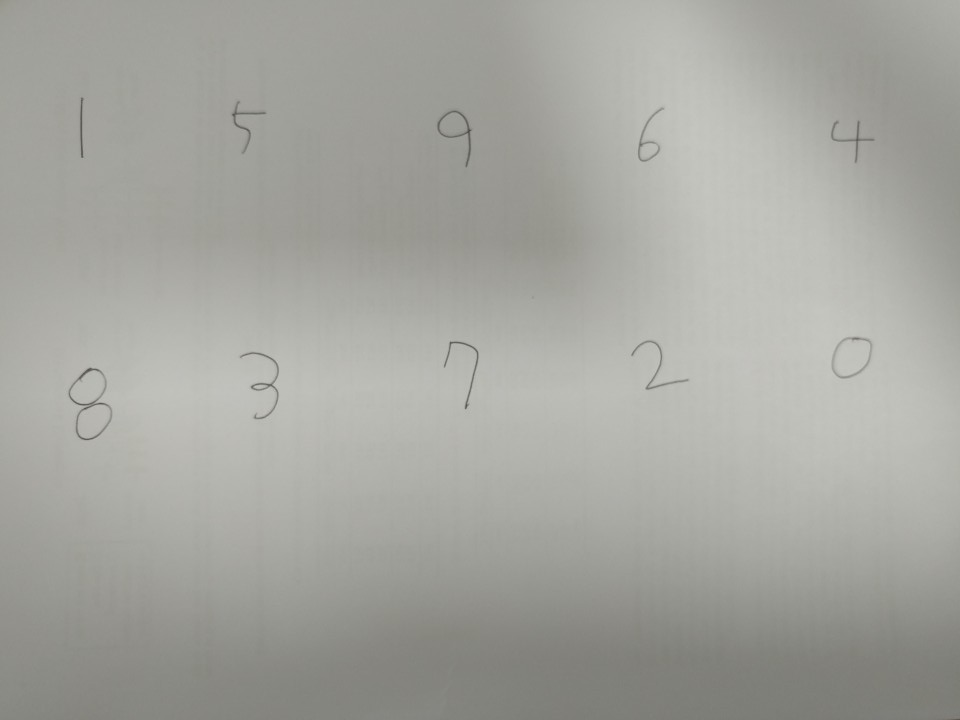
#> input picture handwrite_num.jpg, 960 x 720 px
$ jupyter execute --allow-errors hand_write_with_opencv.ipynb
#> lines starting #> are read from the running program, lines starting #| are printed output that depends on the picture; after the words box and inside, x2 and y2 are one past the last pixel; in counts of white or black regions, pixels touching at a corner belong together
[cell 1]
from tensorflow.keras.datasets import mnist
from tensorflow.keras.models import Sequential
from tensorflow.keras.layers import Dense, Dropout, Flatten
from tensorflow.keras.layers import Conv2D, MaxPooling2D
from tensorflow.keras.utils import to_categorical
from tensorflow.keras.preprocessing.image import ImageDataGenerator

batch_size = 128
num_classes = 10
epochs = 12

img_rows, img_cols = 28, 28

#> (the rest of this cell did not finish here and is left out)

[cell 2]
import cv2 as cv
import numpy as np
from tensorflow.keras.models import load_model
import matplotlib.pyplot as plt

img_color = cv.imread('handwrite_num.jpg', cv.IMREAD_COLOR)
#> img_color is the input picture: shape (720, 960, 3); mean B, G, R 159.5, 165.3, 164.8
height, width, channel = img_color.shape
#> height = 720; width = 960; channel = 3
img_gray = cv.cvtColor(img_color, cv.COLOR_BGR2GRAY)
img_gray = cv.fastNlMeansDenoising(img_gray)
# ret,img_binary = cv.threshold(img_gray, 135, 255, cv.THRESH_BINARY_INV)
plt.imshow(img_gray, cmap='gray')

[cell 3]
img_blurred = cv.GaussianBlur(img_gray, ksize=(5, 5), sigmaX=0)

img_thresh = cv.adaptiveThreshold(
    img_blurred,
    maxValue=255.0,
    adaptiveMethod=cv.ADAPTIVE_THRESH_GAUSSIAN_C,
    thresholdType=cv.THRESH_BINARY_INV,
    blockSize=19,
    C=9
)
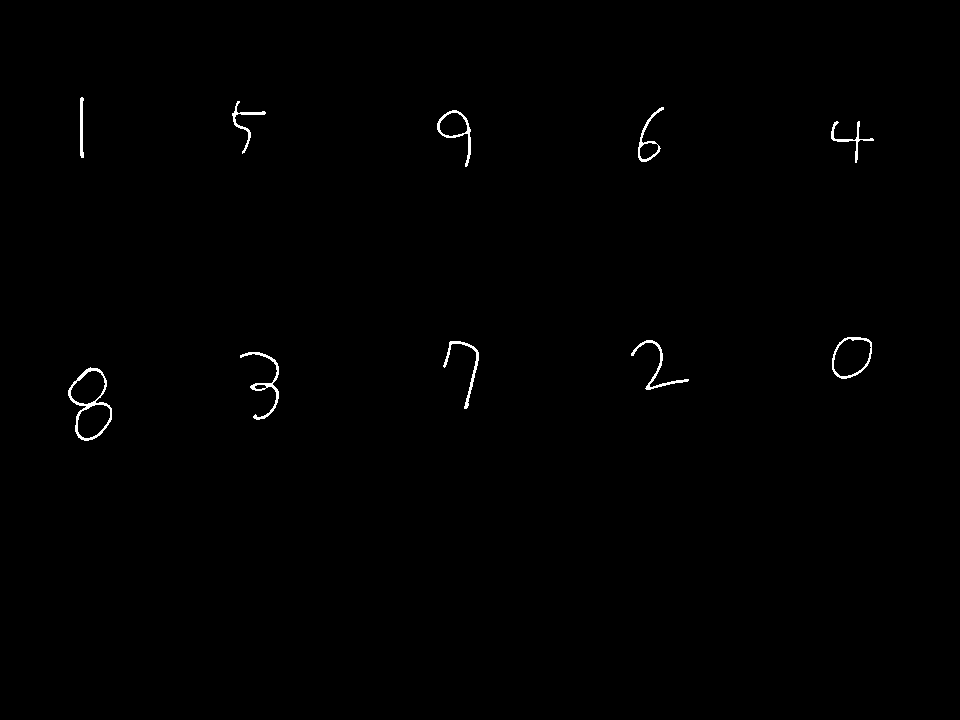
#> img_thresh: shape (720, 960); 0.46% white in thin lines or dots, all inside (x1, y1, x2, y2) = (68, 97, 874, 441)

plt.figure(figsize=(12, 10))
plt.imshow(img_thresh, cmap='gray')

[cell 4]
contours, hierarchy = cv.findContours(img_thresh, cv.RETR_EXTERNAL,
                        cv.CHAIN_APPROX_SIMPLE)
#> contours = 10 contours; largest, box (x1, y1, x2, y2) and area: (68, 367, 112, 441) 2031, (832, 337, 872, 379) 1264, (437, 110, 471, 167) 720, (638, 107, 664, 162) 406, (240, 352, 279, 420) 312

temp_result = np.zeros((height, width, channel), dtype=np.uint8)
img_thresh_ = img_thresh.copy
for contour in contours:
    x, y, w, h = cv.boundingRect(contour)
    cv.rectangle(temp_result, pt1=(x, y), pt2=(x+w, y+h), color=(255, 255, 255), thickness=2)
#> this loop made 10 passes
#> (x, y, w, h) on passes 1 to 10: (68, 367, 44, 74), (240, 352, 39, 68), (443, 341, 36, 68), (631, 340, 58, 50), (832, 337, 40, 42), (831, 121, 43, 42), (437, 110, 34, 57), (638, 107, 26, 55), (232, 101, 34, 53), (80, 97, 4, 61)
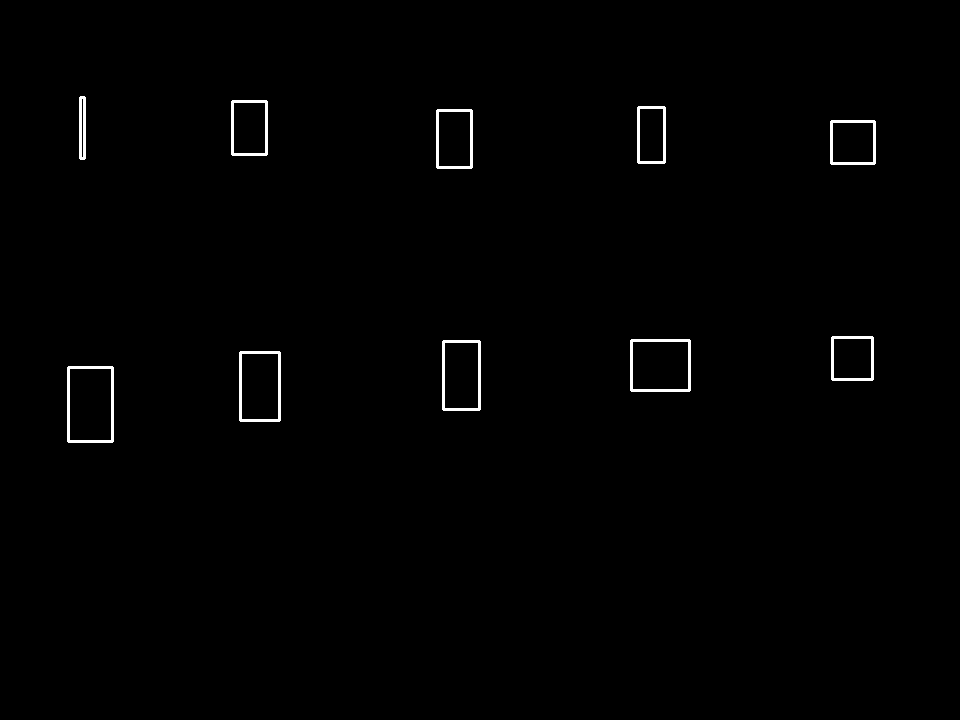
#> temp_result: shape (720, 960, 3); 0.8% white; 10 white regions, largest, box (x1, y1, x2, y2) and area: (67, 366, 114, 443) 704, (630, 339, 691, 392) 644, (239, 351, 281, 422) 638

plt.figure(figsize=(12, 10))
plt.imshow(temp_result, cmap='gray')
